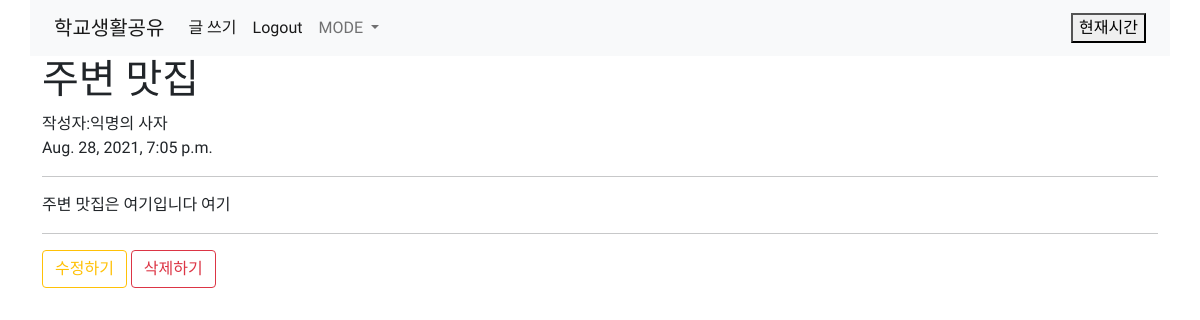
/schoolapp/1 (signed in), run on the app's committed database.
### schoolapp/models.py (models this page shows, shortened)
class Schoolapp(models.Model):
    title = models.CharField(max_length=200)
    writer = models.CharField(max_length=200, default="익명의 사자")
    pub_date = models.DateTimeField(auto_now_add=True)
    body = models.TextField()
    image = models.ImageField(upload_to = "schoolapp/", blank = True, null = True)
    image_thumbnail = ImageSpecField(source = 'image', processors = [ResizeToFill(250, 230)])
    tags = models.ManyToManyField(Tag, blank=True)

### schoolapp/views.py (the view)
# urls.py: path('<str:id>',detail,name="detail"),
def detail(request,id):
    schoolapp = get_object_or_404(Schoolapp, pk = id)
    return render (request, 'detail.html', {'schoolapp':schoolapp})

### schoolapp/templates/detail.html (shortened to what this page needs)
{% extends 'base.html' %}
{% block content %}
    <h1>{{schoolapp.title}}</h1>
    <div>
    작성자:{{schoolapp.writer}}
    <br>
    {{schoolapp.pub_date}}
    </div>
    <hr>
    <p>{{schoolapp.body | linebreaks}}</p>
    <hr>
    {% if user.is_authenticated%}
        <a href="{% url 'edit' schoolapp.id %}" class="btn btn-outline-warning"> 수정하기 </a>
        <a href="{% url 'delete' schoolapp.id %}" class="btn btn-outline-danger"> 삭제하기 </a>
    {% endif %}
{% endblock %}

### schoolproject/templates/base.html (style rules this page uses)
body { font-family: 'Do Hyeon', sans-serif; text-align: left; }

### data on the page
Schoolapp: title "주변 맛집", writer "익명의 사자", pub_date "Aug. 28, 2021, 7:05 p.m.", body "주변 맛집은 여기입니다 여기"
